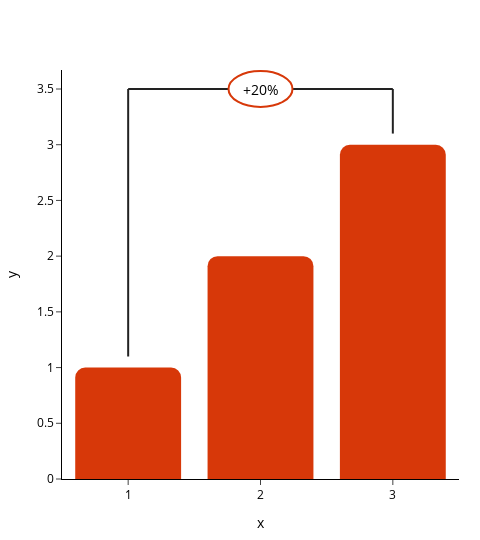

Notebook source saved alongside this figure:
### Code cell
p = Plotter(slide_layout="slide_50%")
p.express(
    type="bar",
    x=[1,2,3],
    y=[1,2,3],
)
p.callout.add_square_growth_line(
    x0=1, x1=3, y0=1.1, y1=3.1, y_top=3.5, 
    # circle_x_pixel_width=35, 
    # circle_y_pixel_width=18, 
    text="+20%"
    )
p.show()

### Figure 1 — Plotly figure (JSON) as saved in the notebook; plotly's stock layout.template omitted (floating-point values rounded to 4 significant figures)
{"data": [{"alignmentgroup": "True", "hovertemplate": "x=%{x}<br>y=%{y}<extra></extra>", "legendgroup": "", "marker": {"color": "#D73809", "pattern": {"shape": ""}}, "name": "", "offsetgroup": "", "orientation": "v", "showlegend": false, "textposition": "auto", "type": "bar", "x": [1, 2, 3], "xaxis": "x", "y": [1, 2, 3], "yaxis": "y"}], "layout": {"annotations": [{"borderpad": 2, "font": {"color": "#000000", "size": 14}, "showarrow": false, "text": "+20%", "x": 2, "y": 3.5}], "barmode": "relative", "height": 540, "legend": {"tracegroupgap": 0}, "shapes": [{"line": {"color": "#222222", "width": 2}, "type": "line", "x0": 1, "x1": 1, "y0": 1.1, "y1": 3.5}, {"line": {"color": "#222222", "width": 2}, "type": "line", "x0": 1, "x1": 3, "y0": 3.5, "y1": 3.5}, {"line": {"color": "#222222", "width": 2}, "type": "line", "x0": 3, "x1": 3, "y0": 3.5, "y1": 3.1}, {"fillcolor": "#ffffff", "layer": "above", "line": {"color": "#D73809", "width": 2}, "type": "circle", "x0": -32, "x1": 32, "xanchor": 2, "xsizemode": "pixel", "y0": -18, "y1": 18, "yanchor": 3.5, "ysizemode": "pixel"}], "width": 480, "xaxis": {"anchor": "y", "domain": [0, 1], "title": {"text": "x"}}, "yaxis": {"anchor": "x", "domain": [0, 1], "title": {"text": "y"}}}}
